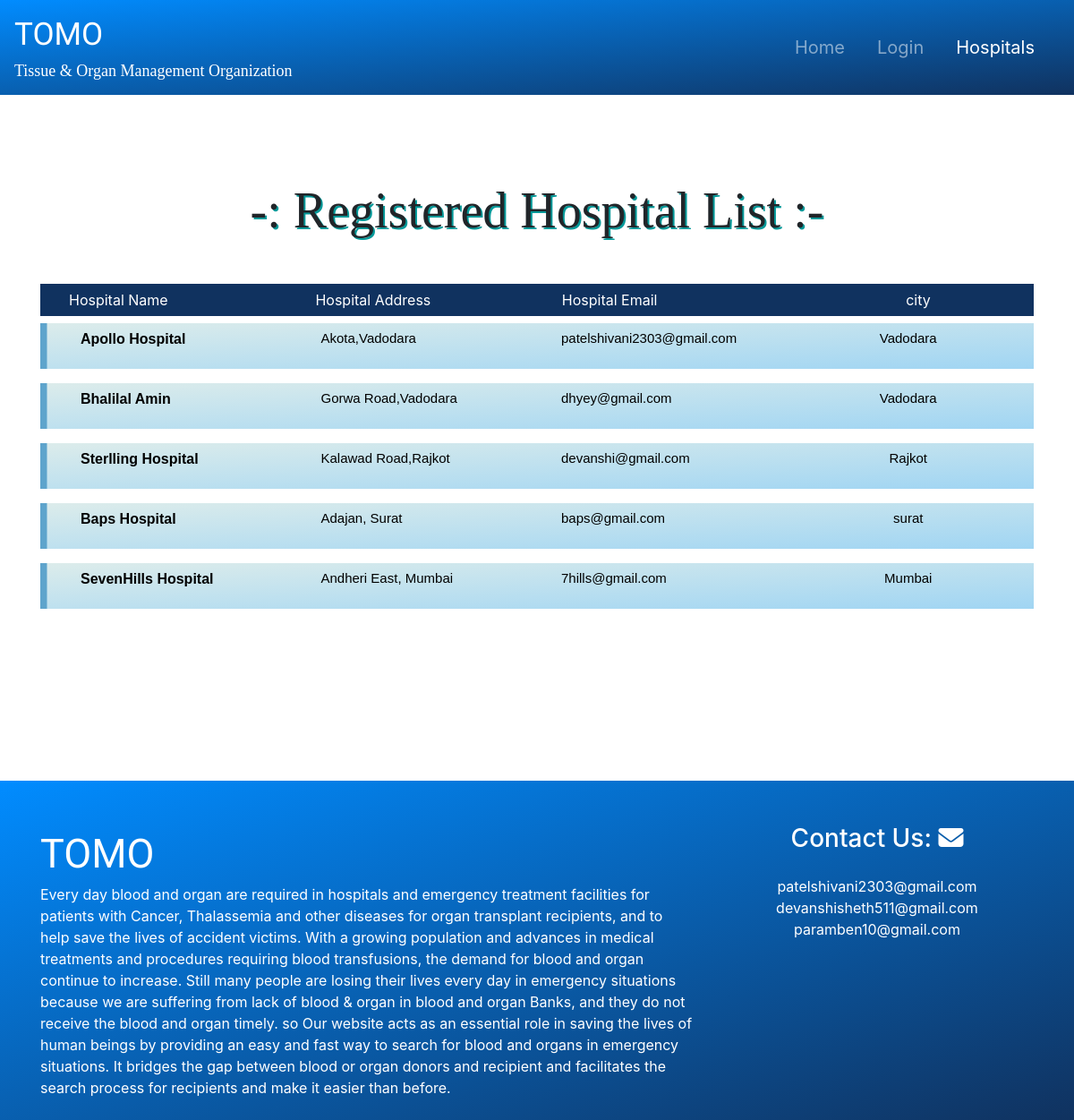
Page /Hospital/Mainpage/ on the earlier database version.
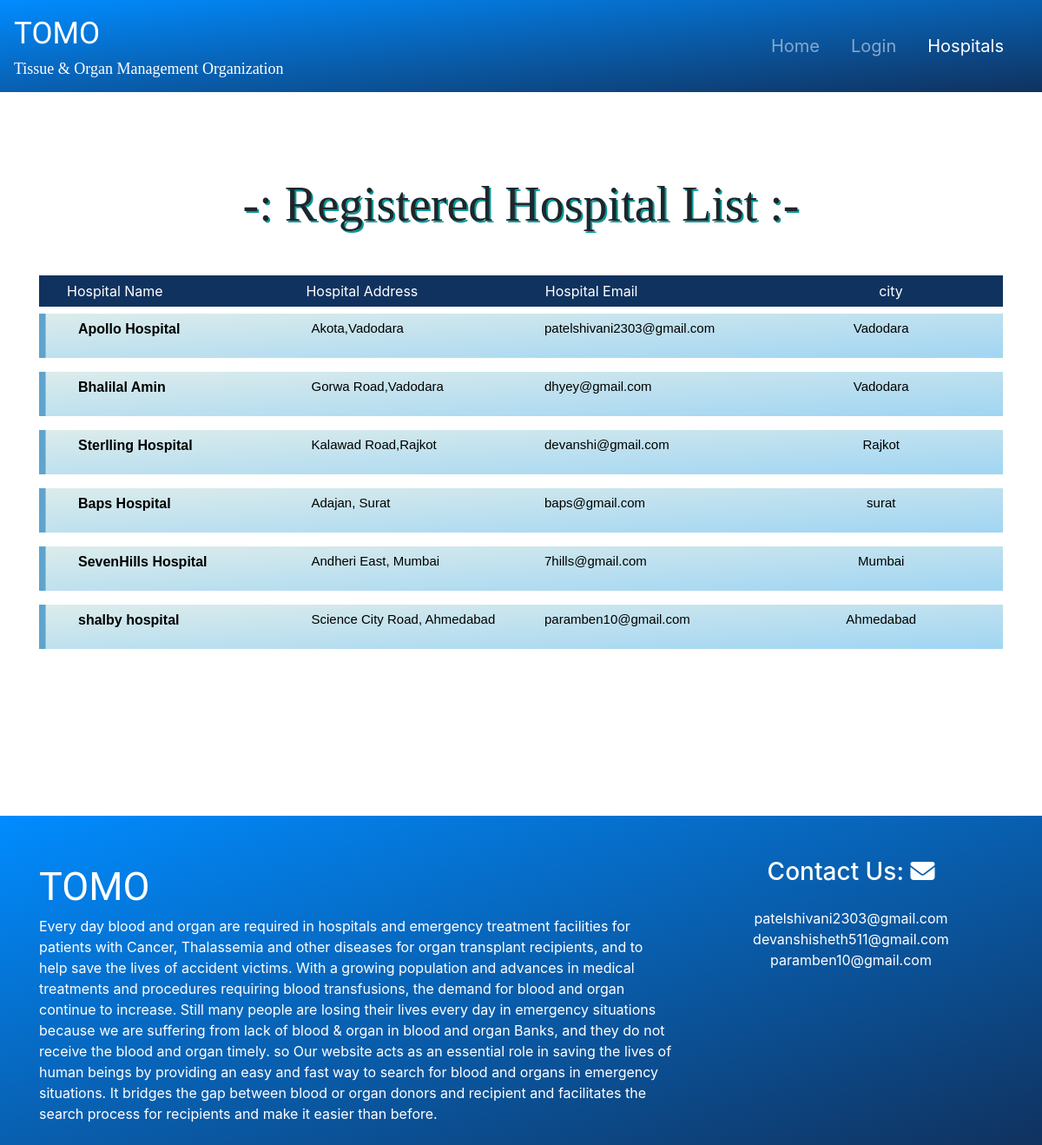
Same page on the later database version.
### hospital/models.py (models this page shows)
class Hospital(models.Model):
    hospital_email=models.CharField(max_length=50,primary_key=True,help_text ='write your email')
    hospital_name=models.CharField(max_length=30)
    hospital_city=models.CharField(max_length=20)
    hospital_mobile_no=models.CharField(max_length=10)
    hospital_address=models.CharField(max_length=100,help_text = 'write your email')
    zip_code=models.CharField(max_length=6)
    hospital_latitude=models.FloatField(default=None)
    hospital_longitude=models.FloatField(default=None)

### hospital/views.py (the view)
# urls.py: url('Mainpage/',Mainpage),
def Mainpage(request):
    hospitals=Hospital.objects.all()
    return render(request, 'main.html', {'hospitals':hospitals})

### hospital/templates/main.html (shortened to what the changed rows need)
<html>
<head>
    {% load static %}
    <link rel="stylesheet" type="text/css" href="{% static 'css/style2.css' %}">
    <link rel="stylesheet" href="https://stackpath.bootstrapcdn.com/bootstrap/4.4.1/css/bootstrap.min.css">
</head>
<body>
    <div class="container my-5">
        <h2 class="text-center display-4 pt-5 mb-5" style="font-family:'Times New Roman', Times, serif; text-shadow:2px 2px rgb(4, 153, 153);">-: Registered Hospital List :-</h2>
        {% for hospital in hospitals%}
        <div class="list-type4">
            <ol>
                <li>
                    <div class="row">
                        <div class="col">
                            <form action="/Hospital/ViewTrends/" method="POST">
                                <input type="submit" id="donbtn" class="btn text-center btn-primary" style="font-weight: bold; padding:0px; background-color:inherit; color:black; border:none" value="{{hospital.hospital_name}}">
                            </form>
                        </div>
                        <div class="col">
                            {{hospital.hospital_address}}
                        </div>
                        <div class="col">
                            {{hospital.hospital_email}}
                        </div>
                        <div class="col text-center">
                            {{hospital.hospital_city}}
                        </div>
                    </div>
                </li>
            </ol>
        </div>
        {% endfor%}
    </div>
    <br>
    <br>
    <br> <br>
    <br>
    <br>
</body>
</html>

Differences in the rows shown:
added Hospital: hospital_name "shalby hospital", hospital_address "Science City Road, Ahmedabad", hospital_email "paramben10@gmail.com", hospital_city "Ahmedabad"
